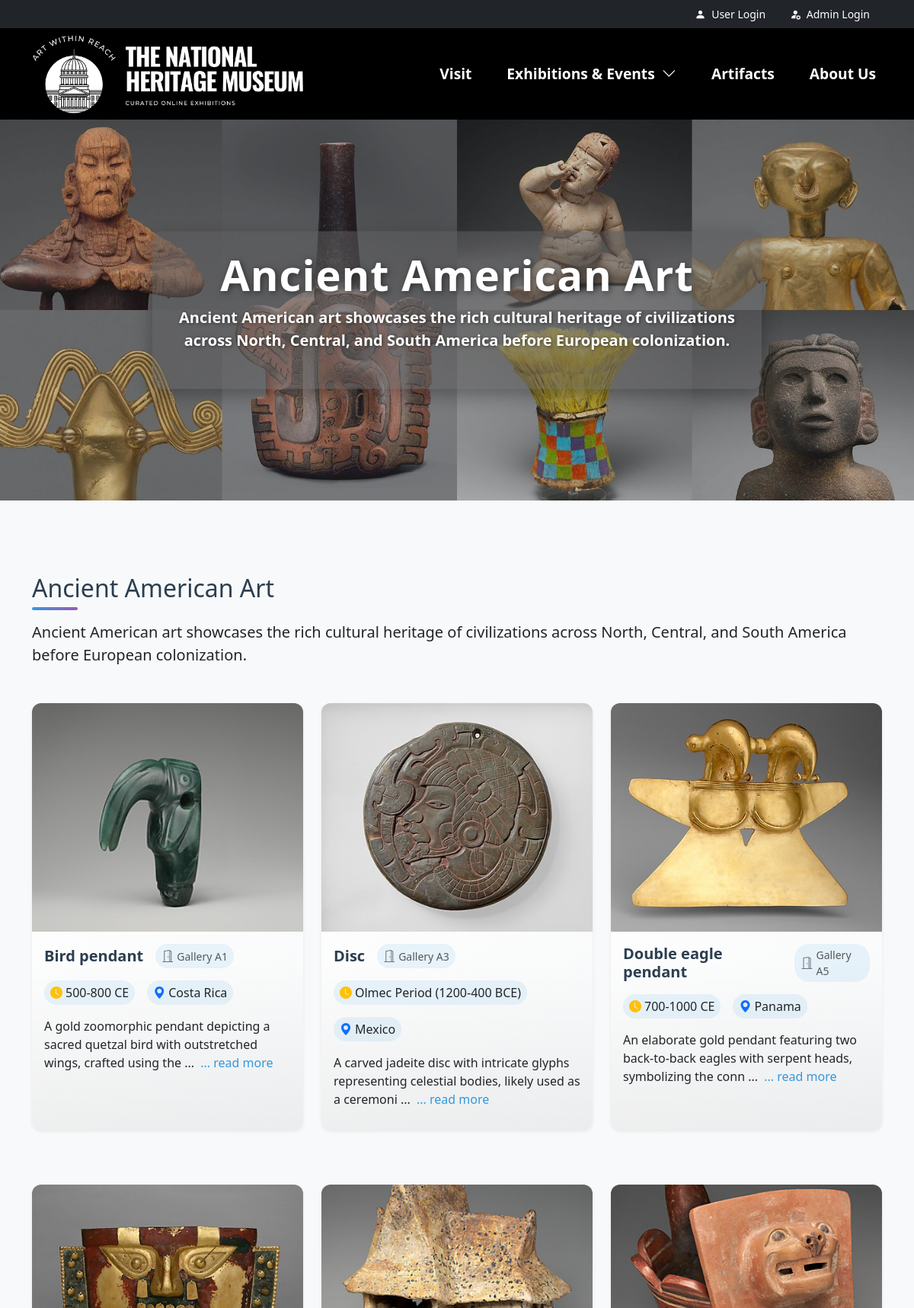
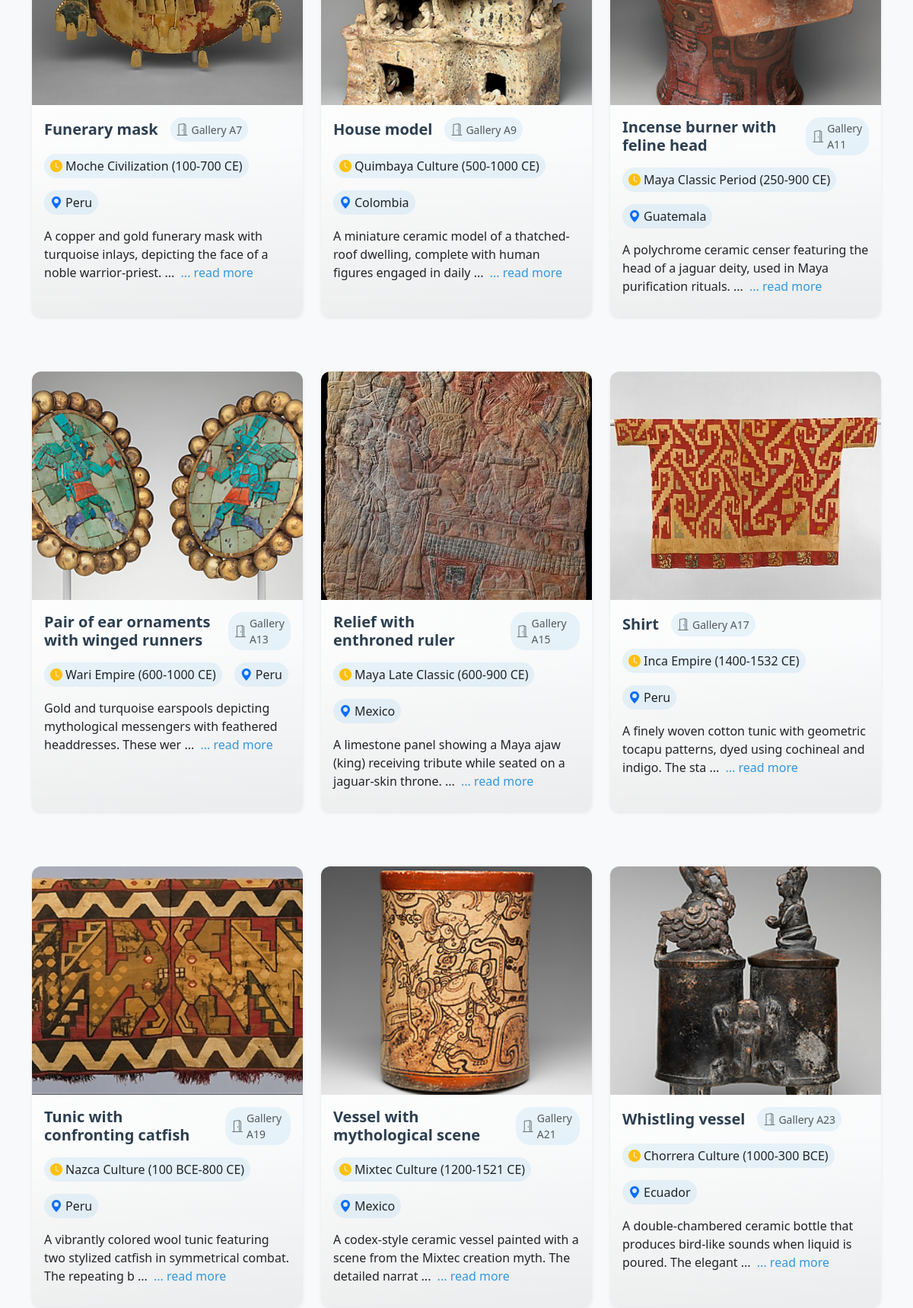
The app's page /ancient_american_art (upper part) with its own data (2 pictures, top to bottom).
### tables this page shows
CREATE TABLE "artifacts" (
	"id"	INTEGER,
	"item_name"	TEXT NOT NULL,
	"category"	TEXT NOT NULL,
	"origin"	TEXT NOT NULL,
	"historical_period"	TEXT NOT NULL,
	"location"	TEXT NOT NULL,
	"image_filename"	TEXT NOT NULL,
	"description"	TEXT,
	"category_desc"	TEXT,
	PRIMARY KEY("id" AUTOINCREMENT)
);

### app.py (the view)
@app.route('/ancient_american_art')
def ancient_american_art():
    conn = create_connection()
    artifacts = []
    if conn is not None:
        try:
            conn.row_factory = sqlite3.Row
            cursor = conn.cursor()
            cursor.execute("SELECT * FROM artifacts WHERE category = 'Ancient American Art'")
            artifacts = cursor.fetchall()
        except Error as e:
            print(f"Error fetching Ancient American Art artifacts: {e}")
        finally:
            conn.close()
    return render_template('ancient_american_art.html', artifacts=artifacts)

### app.py (called while the page is built)
def create_connection():
    conn = None
    try:
        conn = sqlite3.connect(DATABASE)
        print(f"Connected to SQLite database: {DATABASE}")
    except Error as e:
        print(f"Error connecting to database: {e}")
    return conn

### templates/ancient_american_art.html (shortened to what this page needs)
<!DOCTYPE html>
<html lang="en">
<head>
    <link href="https://cdn.jsdelivr.net/npm/bootstrap@5.3.0/dist/css/bootstrap.min.css" rel="stylesheet" />
    <link rel="stylesheet" href="https://cdn.jsdelivr.net/npm/bootstrap-icons@1.10.0/font/bootstrap-icons.css">
    <link href="https://cdnjs.cloudflare.com/ajax/libs/font-awesome/5.15.4/css/all.min.css" rel="stylesheet" />
    <link rel="stylesheet" href="/static/styles.css" />
    <link rel="stylesheet" href="/static/card-looks.css" />
</head>
<body>
    {% include 'navbar.html' %}
    <section class="position-relative">
        <div class="hero-image position-relative" style="height: 500px;">
            <img src="/static/images/artifacts/ancient_american_art/ancient_american_art_hero.jpg"
                alt="Ancient American Art" class="w-100 h-100 object-fit-cover opacity-85">
            <div class="position-absolute top-0 start-0 w-100 h-100 bg-dark bg-opacity-25"></div>
        </div>
        <div class="container position-absolute top-50 start-50 translate-middle w-100">
            <div class="hero-caption text-center p-4 text-white mx-auto" style="max-width: 800px;">
                <h1 class="display-4 fw-bold">Ancient American Art</h1>
                <p class="lead mb-4 fw-bold">Ancient American art showcases the rich cultural heritage of civilizations
                    across North, Central, and South America before European colonization.</p>
            </div>
        </div>
    </section>
    <section class="album py-5 bg-body-tertiary">
        <div class="container">
            <div class="my-5">
                <h2 class="section-title">Ancient American Art</h2>
                <p class="fs-5">Ancient American art showcases the rich cultural heritage of civilizations across North,
                    Central, and South America before European colonization.</p>
            </div>
            <div class="row row-cols-1 row-cols-sm-2 row-cols-md-3 g-4">
                {% for artifact in artifacts %}
                <div class="col mb-5">
                    <div class="card shadow-sm h-100">
                        <div class="card-img-top overflow-hidden" style="height: 300px;">
                            <img src="/static/images/artifacts/ancient_american_art/{{ artifact[6] }}"
                                alt="{{ artifact[1] }}" class="img-fluid h-100 w-100 object-fit-cover">
                        </div>
                        <div class="card-body p-3 d-flex flex-column">
                            <div>
                                <div class="d-flex align-items-center gap-3 mb-3">
                                    <h4 class="card-title mb-0">{{ artifact[1] }}</h4>
                                    <div class="d-flex align-items-center gap-1">
                                        <i class="bi bi-door-open text-secondary"></i>
                                        <span class="text-muted small">{{ artifact[5] }}</span>
                                    </div>
                                </div>
                            </div>
                            <div class="d-flex flex-wrap align-items-center gap-3 mb-3">
                                <span class="d-flex align-items-center gap-1">
                                    <i class="bi bi-clock-fill text-warning"></i>
                                    <span class="text-dark fw-medium">{{ artifact[4] }}</span>
                                </span>
                                <span class="d-flex align-items-center gap-1">
                                    <i class="bi bi-geo-alt-fill text-primary"></i>
                                    <span class="text-dark fw-medium">{{ artifact[3] }}</span>
                                </span>
                            </div>
                            <div class="card-text mb-2 flex-grow-1">
                                <p class="text-dark mb-1 description-text">
                                    <span class="short-text">
                                        {{ (artifact[7] or "No description available")[:100] }}
                                        {% if (artifact[7] or "")|length > 100 %}...{% endif %}
                                    </span>
                                    {% if (artifact[7] or "")|length > 100 %}
                                    <a href="#" class="read-more-link"></a>
                                    {% endif %}
                                </p>
                            </div>
                        </div>
                    </div>
                </div>
                {% endfor %}
            </div>
        </div>
    </section>
</body>
</html>

### static/card-looks.css (style rules this page uses)
.card { border-radius: 12px; transition: all 0.4s cubic-bezier(0.175, 0.885, 0.32, 1.275); border: none; overflow: hidden; box-shadow: 0 6px 15px rgba(0, 0, 0, 0.1); background: linear-gradient(135deg, #ffffff 0%, #f8f9fa 100%); position: relative; }
.card::before { content: ''; position: absolute; top: 0; left: 0; width: 100%; height: 100%; background: linear-gradient(to bottom, rgba(255, 255, 255, 0) 60%, rgba(0, 0, 0, 0.05) 100%); z-index: 1; pointer-events: none; transition: all 0.4s ease; }
.card-img-top { height: 225px; overflow: hidden; position: relative; }
.card-img-top img { transition: all 0.6s cubic-bezier(0.215, 0.61, 0.355, 1); width: 100%; height: 100%; object-fit: cover; }
.card-body { padding: 1.5rem; position: relative; z-index: 2; }
.card-title { font-size: 1.25rem; font-weight: 600; color: #2c3e50; transition: color 0.3s ease; margin-bottom: 0.75rem; position: relative; display: inline-block; }
.card-title::after { content: ''; position: absolute; bottom: -2px; left: 0; width: 0; height: 2px; transition: width 0.3s ease; }
.d-flex.align-items-center.gap-1 { background-color: rgba(52, 152, 219, 0.1); padding: 0.25rem 0.5rem; border-radius: 20px; transition: all 0.3s ease; }
.section-title { position: relative; display: inline-block; margin-bottom: 1.5rem; color: #2c3e50; }
.section-title::after { content: ''; position: absolute; bottom: -10px; left: 0; width: 60px; height: 4px; background: linear-gradient(90deg, #3498db, #9b59b6); border-radius: 2px; }
.hero-image { height: 500px; overflow: hidden; }
.hero-image img { transition: transform 10s ease; }
.hero-caption { background-color: rgb(93 94 95 / 53%); border-radius: 12px; padding: 2rem; box-shadow: 0 8px 24px rgba(0, 0, 0, 0.3); }
.hero-caption h1 { text-shadow: 2px 2px 8px rgba(0, 0, 0, 0.5); letter-spacing: 1px; }
.hero-caption p { text-shadow: 1px 1px 4px rgba(0, 0, 0, 0.5); }
.description-text { position: relative; }
.short-text { display: inline; }
.read-more-link { color: #3498db; cursor: pointer; font-weight: 500; text-decoration: none; transition: color 0.3s ease; display: inline-block; margin-left: 4px; }
.read-more-link::after, .expanded .read-more-link::after { content: '' !important; }
.read-more-link::after { content: ' more'; }

### records on screen
artifacts: image_filename (picture), item_name "Bird pendant", location "Gallery A1", historical_period "500-800 CE", origin "Costa Rica", description "A gold zoomorphic pendant depicting a sacred quetzal bird with outstretched wings, crafted using the", shows "... read more"
artifacts: image_filename (picture), item_name "Disc", location "Gallery A3", historical_period "Olmec Period (1200-400 BCE)", origin "Mexico", description "A carved jadeite disc with intricate glyphs representing celestial bodies, likely used as a ceremoni", shows "... read more"
artifacts: image_filename (picture), item_name "Double eagle pendant", location "Gallery A5", historical_period "700-1000 CE", origin "Panama", description "An elaborate gold pendant featuring two back-to-back eagles with serpent heads, symbolizing the conn", shows "... read more"
artifacts: image_filename (picture), item_name "Funerary mask", location "Gallery A7", historical_period "Moche Civilization (100-700 CE)", origin "Peru", description "A copper and gold funerary mask with turquoise inlays, depicting the face of a noble warrior-priest.", shows "... read more"
artifacts: image_filename (picture), item_name "House model", location "Gallery A9", historical_period "Quimbaya Culture (500-1000 CE)", origin "Colombia", description "A miniature ceramic model of a thatched-roof dwelling, complete with human figures engaged in daily", shows "... read more"
artifacts: image_filename (picture), item_name "Incense burner with feline head", location "Gallery A11", historical_period "Maya Classic Period (250-900 CE)", origin "Guatemala", description "A polychrome ceramic censer featuring the head of a jaguar deity, used in Maya purification rituals.", shows "... read more"
artifacts: image_filename (picture), item_name "Pair of ear ornaments with winged runners", location "Gallery A13", historical_period "Wari Empire (600-1000 CE)", origin "Peru", description "Gold and turquoise earspools depicting mythological messengers with feathered headdresses. These wer", shows "... read more"
artifacts: image_filename (picture), item_name "Relief with enthroned ruler", location "Gallery A15", historical_period "Maya Late Classic (600-900 CE)", origin "Mexico", description "A limestone panel showing a Maya ajaw (king) receiving tribute while seated on a jaguar-skin throne.", shows "... read more"
artifacts: image_filename (picture), item_name "Shirt", location "Gallery A17", historical_period "Inca Empire (1400-1532 CE)", origin "Peru", description "A finely woven cotton tunic with geometric tocapu patterns, dyed using cochineal and indigo. The sta", shows "... read more"
artifacts: image_filename (picture), item_name "Tunic with confronting catfish", location "Gallery A19", historical_period "Nazca Culture (100 BCE-800 CE)", origin "Peru", description "A vibrantly colored wool tunic featuring two stylized catfish in symmetrical combat. The repeating b", shows "... read more"
artifacts: image_filename (picture), item_name "Vessel with mythological scene", location "Gallery A21", historical_period "Mixtec Culture (1200-1521 CE)", origin "Mexico", description "A codex-style ceramic vessel painted with a scene from the Mixtec creation myth. The detailed narrat", shows "... read more"
artifacts: image_filename (picture), item_name "Whistling vessel", location "Gallery A23", historical_period "Chorrera Culture (1000-300 BCE)", origin "Ecuador", description "A double-chambered ceramic bottle that produces bird-like sounds when liquid is poured. The elegant", shows "... read more"
